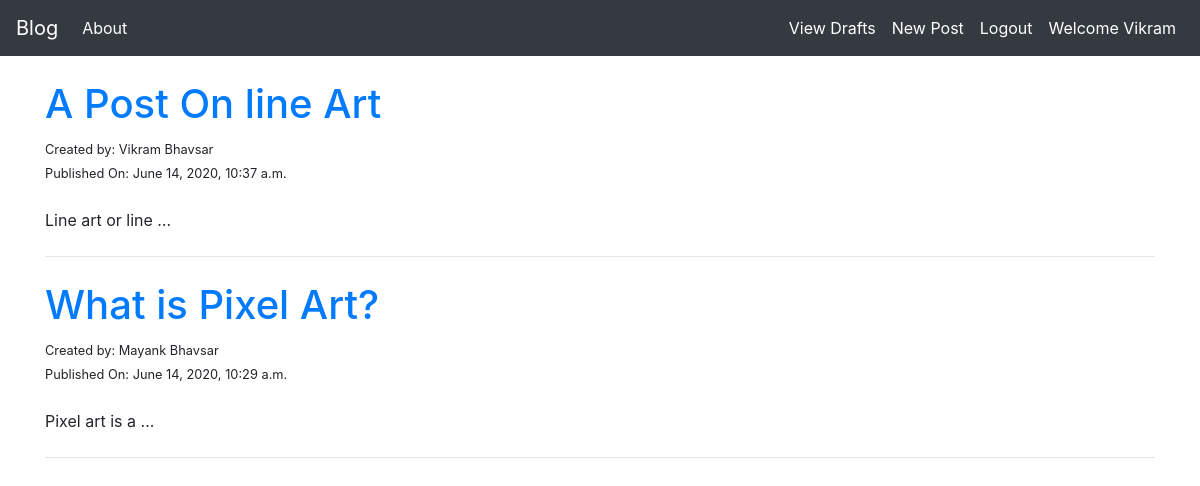
The page /posts/ (signed in) on the database its author committed.
### blog/models.py (models this page shows, shortened)
class Post(models.Model):
    author = models.ForeignKey(settings.AUTH_USER_MODEL,on_delete=models.CASCADE,related_name="posts")
    title = models.CharField(max_length=200)
    text = models.TextField()
    create_date = models.DateTimeField(default=timezone.now())
    publish_date = models.DateTimeField(blank=True,null=True)

### blog/views.py (the view)
# urls.py: path('posts/',views.PostListView.as_view(),name="post_list"),
class PostListView(ListView):
    model = Post
    template_name = "blog/post_list.html"
    def get_queryset(self):
        return Post.objects.filter(publish_date__lte=timezone.now()).order_by("-publish_date")

### blog/templates/blog/post_list.html
{% extends "blog/base.html" %}
{% block body_block %}
    <br>
    {% for item in object_list %}
        <h1> <a href="{% url "post_detail" pk=item.pk %}">{{item.title}}</a> </h1>
        <small>Created by: {{ item.author.first_name }} {{ item.author.last_name }}</small><br>
        <small>Published On: {{item.publish_date}}</small>
        <br> <br>
        <p>{{item.text | truncatewords:4 }}</p>
        <hr class="my-4">
    {% endfor %}
{% endblock %}

### blog/templates/blog/base.html (shortened to what this page needs)
<!DOCTYPE html>
<html lang="en">
<head>
    <link rel="stylesheet" href="https://stackpath.bootstrapcdn.com/bootstrap/4.5.0/css/bootstrap.min.css">
    <link href="https://maxcdn.bootstrapcdn.com/font-awesome/4.7.0/css/font-awesome.min.css" rel="stylesheet">
</head>
<body>
    <nav class="navbar navbar-expand-md navbar-dark bg-dark">
        <a href="{% url "post_list" %}" class="navbar-brand">Blog</a>
        <div class="collapse navbar-collapse" id="navbarSupportedContent">
            <ul class="navbar-nav mr-auto">
                <li class="nav-item active">
                    <a href="{% url "about_page" %}" class="nav-link">About</a>
                </li>
            </ul>
        </div>
        <div class="collapse navbar-collapse" id="navbarSupportedContent">
            <ul class="navbar-nav ml-auto">
                {% if user.is_authenticated %}
                    <li class="nav-item active">
                        <a href="{% url "draft_list" %}" class="nav-link">View Drafts</a>
                    </li>
                    <li class="nav-item active">
                        <a href="{% url "create_post" %}" class="nav-link">New Post</a>
                    </li>
                    <li class="nav-item active">
                        <a href="{% url "logout_user" %}" class="nav-link">Logout</a>
                    </li>
                    <li class="nav-item active">
                        <span class="nav-link">Welcome {{user.first_name}}</span>
                    </li>
                {% endif %}
            </ul>
        </div>
    </nav>
    <div class="container">
        {% block body_block %}
        {% endblock %}
    </div>
</body>
</html>

### rows shown on the page
Post: title "A Post On line Art", author.first_name "Vikram", author.last_name "Bhavsar", publish_date "June 14, 2020, 10:37 a.m.", text "Line art or line …"
Post: title "What is Pixel Art?", author.first_name "Mayank", author.last_name "Bhavsar", publish_date "June 14, 2020, 10:29 a.m.", text "Pixel art is a …"

### other values the page prints
{{ user.first_name }} "Vikram"
